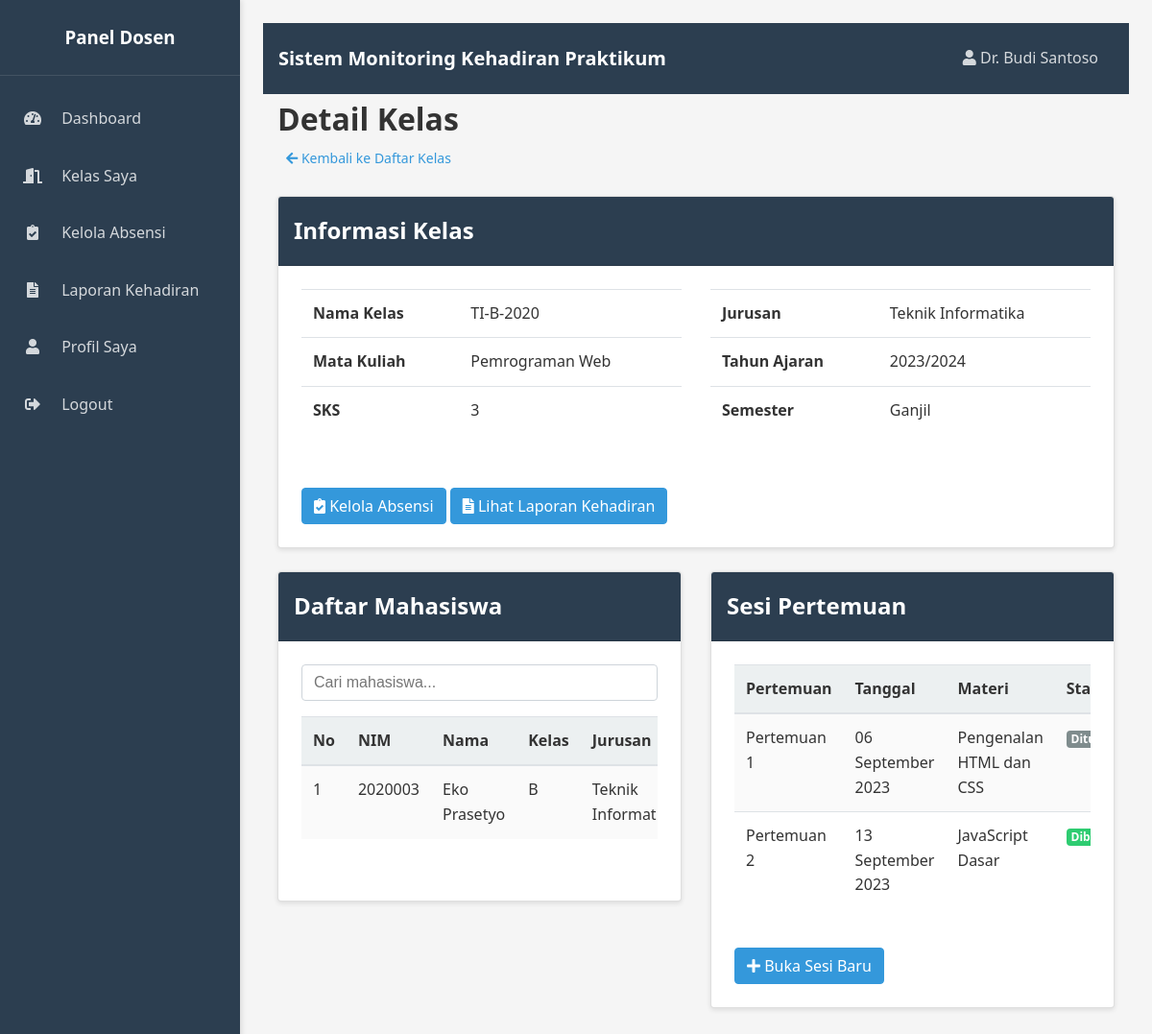
/dosen/detail_kelas.php?id=2 (signed in), run on the app's committed database.
### tables this page shows
CREATE TABLE kelas (
    id INT AUTO_INCREMENT PRIMARY KEY,
    nama VARCHAR(100) NOT NULL,
    id_jurusan INT NOT NULL,
    id_matkul INT NOT NULL,
    id_dosen INT NOT NULL,
    tahun_ajaran VARCHAR(9) NOT NULL,
    semester ENUM('Ganjil', 'Genap') NOT NULL,
    created_at TIMESTAMP DEFAULT CURRENT_TIMESTAMP,
    updated_at TIMESTAMP DEFAULT CURRENT_TIMESTAMP ON UPDATE CURRENT_TIMESTAMP,
    FOREIGN KEY (id_jurusan) REFERENCES jurusan(id) ON DELETE CASCADE,
    FOREIGN KEY (id_matkul) REFERENCES mata_kuliah(id) ON DELETE CASCADE,
    FOREIGN KEY (id_dosen) REFERENCES dosen(id) ON DELETE CASCADE
);

CREATE TABLE mata_kuliah (
    id INT AUTO_INCREMENT PRIMARY KEY,
    kode VARCHAR(20) NOT NULL,
    nama VARCHAR(100) NOT NULL,
    sks INT NOT NULL,
    created_at TIMESTAMP DEFAULT CURRENT_TIMESTAMP,
    updated_at TIMESTAMP DEFAULT CURRENT_TIMESTAMP ON UPDATE CURRENT_TIMESTAMP
);

CREATE TABLE jurusan (
    id INT AUTO_INCREMENT PRIMARY KEY,
    nama VARCHAR(100) NOT NULL,
    kode VARCHAR(20) NOT NULL,
    created_at TIMESTAMP DEFAULT CURRENT_TIMESTAMP,
    updated_at TIMESTAMP DEFAULT CURRENT_TIMESTAMP ON UPDATE CURRENT_TIMESTAMP
);

CREATE TABLE mahasiswa (
    id INT AUTO_INCREMENT PRIMARY KEY,
    nim VARCHAR(20) NOT NULL,
    nama VARCHAR(100) NOT NULL,
    id_jurusan INT NOT NULL,
    angkatan INT NOT NULL,
    kelas_angkatan VARCHAR(10) NOT NULL,
    email VARCHAR(100) NOT NULL,
    created_at TIMESTAMP DEFAULT CURRENT_TIMESTAMP,
    updated_at TIMESTAMP DEFAULT CURRENT_TIMESTAMP ON UPDATE CURRENT_TIMESTAMP,
    FOREIGN KEY (id_jurusan) REFERENCES jurusan(id) ON DELETE CASCADE
);

CREATE TABLE sesi_absensi (
    id INT AUTO_INCREMENT PRIMARY KEY,
    id_kelas INT NOT NULL,
    pertemuan INT NOT NULL,
    tanggal DATE NOT NULL,
    materi TEXT NOT NULL,
    status ENUM('dibuka', 'ditutup') NOT NULL DEFAULT 'dibuka',
    waktu_tutup DATETIME NULL,
    created_at TIMESTAMP DEFAULT CURRENT_TIMESTAMP,
    updated_at TIMESTAMP DEFAULT CURRENT_TIMESTAMP ON UPDATE CURRENT_TIMESTAMP,
    FOREIGN KEY (id_kelas) REFERENCES kelas(id) ON DELETE CASCADE
);

### config/fungsi.php (called while the page is built, shortened)
<?php
function bersihkan_input($data)
{
    $data = trim($data);
    $data = stripslashes($data);
    $data = htmlspecialchars($data);
    return $data;
}
function nama_bulan($tanggal)
{
    $bulan = date('n', strtotime($tanggal));
    switch ($bulan) {
        case 9:
            return 'September';
    }
}
function format_tanggal_indonesia($tanggal)
{
    $tanggal_obj = strtotime($tanggal);
    $hari = date('d', $tanggal_obj);
    $bulan = nama_bulan($tanggal);
    $tahun = date('Y', $tanggal_obj);
    return "$hari $bulan $tahun";
}

### dosen/detail_kelas.php (the view, shortened to what this page needs)
<?php
require_once '../includes/header_dosen.php';
$id_kelas = bersihkan_input($_GET['id']);
$query_kelas = "
    SELECT k.*, mk.nama as nama_matkul, mk.sks, j.nama as nama_jurusan
    FROM kelas k
    JOIN mata_kuliah mk ON k.id_matkul = mk.id
    JOIN jurusan j ON k.id_jurusan = j.id
    WHERE k.id = ? AND k.id_dosen = ?
";
$stmt_kelas = $koneksi->prepare($query_kelas);
$stmt_kelas->bind_param("ii", $id_kelas, $id_dosen_asli);
$stmt_kelas->execute();
$result_kelas = $stmt_kelas->get_result();
$kelas = $result_kelas->fetch_assoc();
$query_mahasiswa = "
    SELECT m.id, m.nim, m.nama, m.kelas_angkatan, j.nama as nama_jurusan
    FROM mahasiswa m
    JOIN kelas_mahasiswa km ON m.id = km.id_mahasiswa
    JOIN jurusan j ON m.id_jurusan = j.id
    WHERE km.id_kelas = ?
    ORDER BY m.nama
";
$stmt_mahasiswa = $koneksi->prepare($query_mahasiswa);
$stmt_mahasiswa->bind_param("i", $id_kelas);
$stmt_mahasiswa->execute();
$result_mahasiswa = $stmt_mahasiswa->get_result();
$query_sesi = "
    SELECT id, pertemuan, tanggal, materi, status
    FROM sesi_absensi
    WHERE id_kelas = ?
    ORDER BY pertemuan
";
$stmt_sesi = $koneksi->prepare($query_sesi);
$stmt_sesi->bind_param("i", $id_kelas);
$stmt_sesi->execute();
$result_sesi = $stmt_sesi->get_result();
?>
<div class="dashboard-header">
    <h1>Detail Kelas</h1>
    <p>
        <a href="kelas.php" class="btn btn-sm btn-secondary">
            <i class="fas fa-arrow-left"></i> Kembali ke Daftar Kelas
        </a>
    </p>
</div>
<div class="card">
    <div class="card-header">
        <h2>Informasi Kelas</h2>
    </div>
    <div class="card-body">
        <div class="row">
            <div class="col-md-6">
                <table class="table">
                    <tr>
                        <th>Nama Kelas</th>
                        <td><?php echo $kelas['nama']; ?></td>
                    </tr>
                    <tr>
                        <th>Mata Kuliah</th>
                        <td><?php echo $kelas['nama_matkul']; ?></td>
                    </tr>
                    <tr>
                        <th>SKS</th>
                        <td><?php echo $kelas['sks']; ?></td>
                    </tr>
                </table>
            </div>
            <div class="col-md-6">
                <table class="table">
                    <tr>
                        <th>Jurusan</th>
                        <td><?php echo $kelas['nama_jurusan']; ?></td>
                    </tr>
                    <tr>
                        <th>Tahun Ajaran</th>
                        <td><?php echo $kelas['tahun_ajaran']; ?></td>
                    </tr>
                    <tr>
                        <th>Semester</th>
                        <td><?php echo $kelas['semester']; ?></td>
                    </tr>
                </table>
            </div>
        </div>
        <div class="mt-3">
            <a href="absensi.php" class="btn btn-primary">
                <i class="fas fa-clipboard-check"></i> Kelola Absensi
            </a>
            <a href="laporan.php?id_kelas=<?php echo $id_kelas; ?>" class="btn btn-info">
                <i class="fas fa-file-alt"></i> Lihat Laporan Kehadiran
            </a>
        </div>
    </div>
</div>
<div class="row">
    <div class="col-md-6">
        <div class="card">
            <div class="card-header">
                <h2>Daftar Mahasiswa</h2>
            </div>
            <div class="card-body">
                <div class="form-group">
                    <input type="text" id="filterMahasiswa" placeholder="Cari mahasiswa..." class="form-control">
                </div>
                <div class="table-responsive">
                    <table class="table table-striped">
                        <thead>
                            <tr>
                                <th>No</th>
                                <th>NIM</th>
                                <th>Nama</th>
                                <th>Kelas</th>
                                <th>Jurusan</th>
                            </tr>
                        </thead>
                        <tbody>
                            <?php
                            $no = 1;
                            if ($result_mahasiswa->num_rows > 0) {
                                while ($row = $result_mahasiswa->fetch_assoc()) {
                                    echo "<tr>";
                                    echo "<td>" . $no++ . "</td>";
                                    echo "<td>" . $row['nim'] . "</td>";
                                    echo "<td>" . $row['nama'] . "</td>";
                                    echo "<td>" . $row['kelas_angkatan'] . "</td>";
                                    echo "<td>" . $row['nama_jurusan'] . "</td>";
                                    echo "</tr>";
                                }
                            } else {
                                echo "<tr><td colspan='5' class='text-center'>Belum ada mahasiswa yang terdaftar di kelas ini</td></tr>";
                            }
                            ?>
                        </tbody>
                    </table>
                </div>
            </div>
        </div>
    </div>
    <div class="col-md-6">
        <div class="card">
            <div class="card-header">
                <h2>Sesi Pertemuan</h2>
            </div>
            <div class="card-body">
                <div class="table-responsive">
                    <table class="table table-striped">
                        <thead>
                            <tr>
                                <th>Pertemuan</th>
                                <th>Tanggal</th>
                                <th>Materi</th>
                                <th>Status</th>
                            </tr>
                        </thead>
                        <tbody>
                            <?php
                            if ($result_sesi->num_rows > 0) {
                                while ($row = $result_sesi->fetch_assoc()) {
                                    echo "<tr>";
                                    echo "<td>Pertemuan " . $row['pertemuan'] . "</td>";
                                    echo "<td>" . format_tanggal_indonesia($row['tanggal']) . "</td>";
                                    echo "<td>" . $row['materi'] . "</td>";
                                    echo "<td>";
                                    if ($row['status'] == 'dibuka') {
                                        echo '<span class="badge badge-success">Dibuka</span>';
                                    } else {
                                        echo '<span class="badge badge-secondary">Ditutup</span>';
                                    }
                                    echo "</td>";
                                    echo "</tr>";
                                }
                            } else {
                                echo "<tr><td colspan='5' class='text-center'>Belum ada sesi pertemuan</td></tr>";
                            }
                            ?>
                        </tbody>
                    </table>
                </div>
                <div class="mt-3">
                    <a href="absensi.php" class="btn btn-primary">
                        <i class="fas fa-plus"></i> Buka Sesi Baru
                    </a>
                </div>
            </div>
        </div>
    </div>
</div>
<?php require_once '../includes/footer_dosen.php'; ?>

### assets/css/style.css (style rules this page uses)
:root { --warna-primer: #2c3e50; --warna-sekunder: #3498db; --warna-aksen: #e74c3c; --warna-sukses: #2ecc71; --warna-peringatan: #f39c12; --warna-bahaya: #e74c3c; --warna-info: #3498db; --warna-latar: #f5f5f5; --warna-latar-gelap: #ecf0f1; --warna-latar-card: #ffffff; --warna-teks: #333333; --warna-teks-terang: #ffffff; --warna-teks-sekunder: #7f8c8d; --radius-sudut: 4px; --spasi-kecil: 0.5rem; --spasi-sedang: 1rem; --spasi-besar: 1.5rem; --spasi-sangat-besar: 2rem; --bayangan-card: 0 2px 5px rgba(0, 0, 0, 0.1); --bayangan-tombol: 0 1px 3px rgba(0, 0, 0, 0.12); --transisi-cepat: 0.2s ease; --transisi-sedang: 0.3s ease; --breakpoint-xs: 0; --breakpoint-sm: 576px; --breakpoint-md: 768px; --breakpoint-lg: 992px; --breakpoint-xl: 1200px; --container-sm: 540px; --container-md: 720px; --container-lg: 960px; --container-xl: 1140px; }
* { margin: 0; padding: 0; box-sizing: border-box; }
html { font-size: 16px; -webkit-text-size-adjust: 100%; -webkit-tap-highlight-color: rgba(0, 0, 0, 0); }
body { font-family: "Segoe UI", Tahoma, Geneva, Verdana, sans-serif; background-color: var(--warna-latar); color: var(--warna-teks); line-height: 1.6; overflow-x: hidden; margin: 0; padding: 0; box-sizing: border-box; font-size: 1rem; font-weight: 400; }
a { color: var(--warna-sekunder); text-decoration: none; transition: color var(--transisi-cepat); background-color: transparent; }
.row { display: flex; flex-wrap: wrap; margin-right: -15px; margin-left: -15px; }
[class*="col-"] { position: relative; width: 100%; padding-right: 15px; padding-left: 15px; }
.card { width: 100%; margin-bottom: var(--spasi-besar); box-sizing: border-box; background-color: var(--warna-latar-card); border-radius: var(--radius-sudut); box-shadow: var(--bayangan-card); overflow: hidden; position: relative; display: flex; flex-direction: column; min-width: 0; word-wrap: break-word; background-clip: border-box; border: 1px solid rgba(0, 0, 0, 0.125); }
.card-header { padding: var(--spasi-sedang); background-color: var(--warna-primer); color: var(--warna-teks-terang); font-weight: bold; border-bottom: 1px solid rgba(0, 0, 0, 0.125); }
.card-body { padding: var(--spasi-besar); flex: 1 1 auto; }
.btn { display: inline-block; font-weight: 400; text-align: center; white-space: nowrap; vertical-align: middle; user-select: none; border: 1px solid transparent; padding: 0.375rem 0.75rem; font-size: 1rem; line-height: 1.5; border-radius: var(--radius-sudut); transition: all var(--transisi-cepat); cursor: pointer; }
.btn-primary { background-color: var(--warna-sekunder); color: var(--warna-teks-terang); border-color: var(--warna-sekunder); }
.btn-info { background-color: var(--warna-info); color: var(--warna-teks-terang); border-color: var(--warna-info); }
.btn-sm { padding: 0.25rem 0.5rem; font-size: 0.875rem; line-height: 1.5; border-radius: 0.2rem; }
.form-group { margin-bottom: var(--spasi-sedang); }
input[type="text"], input[type="password"], input[type="email"], input[type="number"], input[type="date"], select, textarea { width: 100%; padding: 0.375rem 0.75rem; font-size: 1rem; line-height: 1.5; color: var(--warna-teks); background-color: #fff; background-clip: padding-box; border: 1px solid #ced4da; border-radius: var(--radius-sudut); transition: border-color var(--transisi-cepat); }
.table { width: 100%; margin-bottom: var(--spasi-besar); color: var(--warna-teks); border-collapse: collapse; }
.table th, .table td { padding: 0.75rem; vertical-align: top; border-top: 1px solid #dee2e6; text-align: left; }
.table thead th { vertical-align: bottom; border-bottom: 2px solid #dee2e6; background-color: var(--warna-latar-gelap); }
.table-striped tbody tr:nth-of-type(odd) { background-color: rgba(0, 0, 0, 0.02); }
.table-responsive { display: block; width: 100%; overflow-x: auto; -webkit-overflow-scrolling: touch; margin-bottom: var(--spasi-sedang); }
.badge { display: inline-block; padding: 0.25em 0.4em; font-size: 75%; font-weight: 700; line-height: 1; text-align: center; white-space: nowrap; vertical-align: baseline; border-radius: var(--radius-sudut); }
.badge-success { background-color: var(--warna-sukses); color: var(--warna-teks-terang); }
.badge-secondary { background-color: var(--warna-teks-sekunder); color: var(--warna-teks-terang); }
.dashboard-header { margin-bottom: var(--spasi-besar); }
.mt-3 { margin-top: 1rem !important; }
@media (min-width: 768px) { .col-md-6 { flex: 0 0 50%; max-width: 50%; } }

### data on the page
kelas: nama "TI-B-2020", id_matkul.nama "Pemrograman Web", id_matkul.sks "3", id_jurusan.nama "Teknik Informatika", tahun_ajaran "2023/2024", semester "Ganjil"
mahasiswa: nim "2020003", nama "Eko Prasetyo", kelas_angkatan "B", id_jurusan.nama "Teknik…"
sesi_absensi: pertemuan "1", tanggal "06 September 2023", materi "Pengenalan HTML dan CSS", status "Ditutup"
sesi_absensi: pertemuan "2", tanggal "13 September 2023", materi "JavaScript Dasar", status "Dibuka"

### other printed values
$_SESSION['nama'] "Dr. Budi Santoso"
